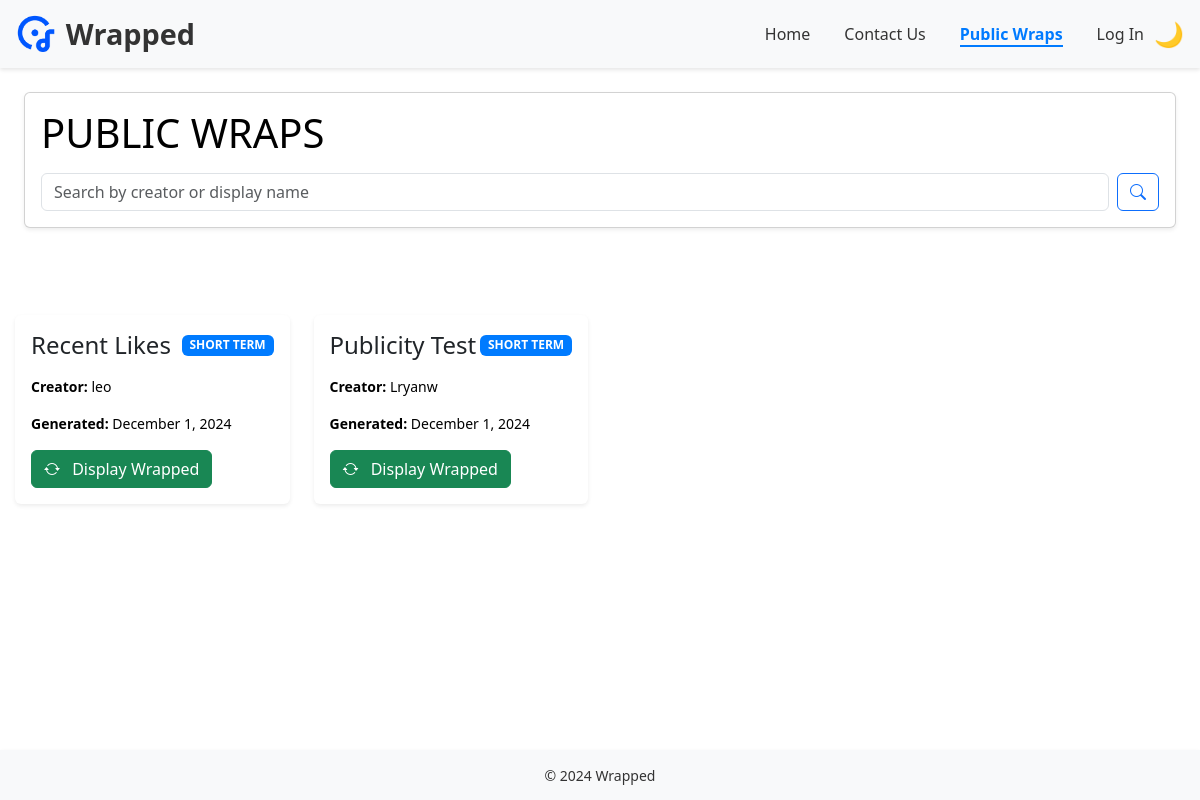
The page /public_wrap/ on the database as committed earlier.
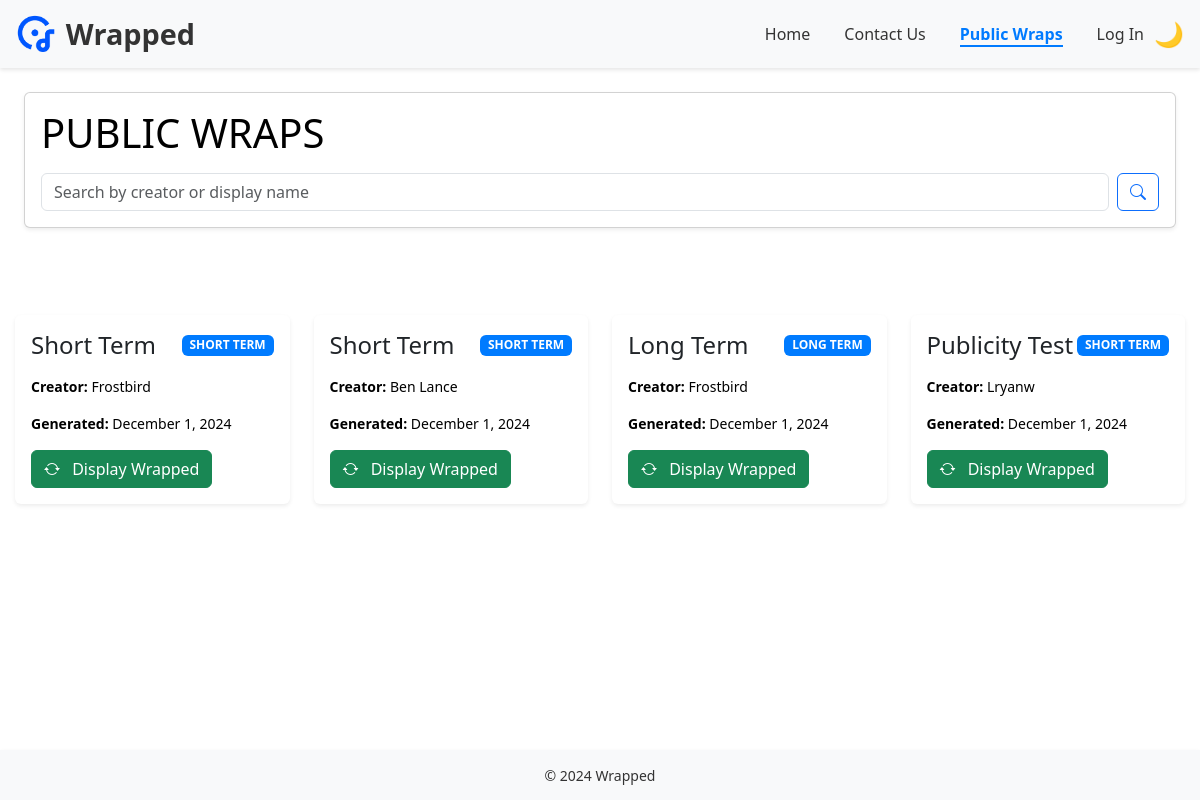
The same page on the database as committed later.
### Wrapped/models.py (models this page shows, shortened)
class UserWrappedHistory(models.Model):
    creator_name = models.CharField(max_length=255, default='Unknown')
    top_artists = models.JSONField(default=list)
    top_tracks = models.JSONField(default=list)
    top_genres = models.JSONField(default=list)
    playlists = models.JSONField(default=list)
    country = models.CharField(max_length=100, default='Unknown')
    image_url = models.URLField(max_length=500, null=True, blank=True)
    followers = models.IntegerField(default=0)
    top_track_popularity_score = models.FloatField(default=0)
    top_track_popularity_message = models.TextField(null=True, blank=True)
    recently_played = models.JSONField(default=list, null=True, blank=True)
    saved_albums = models.JSONField(default=list, null=True, blank=True)
    user_id = models.CharField(max_length=255, unique=False)  # User identifier
    public = models.BooleanField(default=False)
    SHORT_TERM = 'short_term'
    MEDIUM_TERM = 'medium_term'
    LONG_TERM = 'long_term'
    TIMEFRAME_CHOICES = [
        (SHORT_TERM, 'Short Term'),
        (MEDIUM_TERM, 'Medium Term'),
        (LONG_TERM, 'Long Term'),
    ]
    timeframe = models.CharField(
        max_length=50,
        choices=TIMEFRAME_CHOICES,
    )
    wrap_id = models.PositiveIntegerField(null=True, blank=True)  # Wrap ID (no longer unique=True)
    display_name = models.CharField(
        max_length=255,
        null=True,
        blank=True,
        help_text="A user-friendly name for the wrap."
    )  # New field to store the display name
    generated_on = models.DateTimeField(auto_now_add=True)  # Store the date and time when created
    class Meta:
        unique_together = ('user_id', 'timeframe', 'wrap_id')  # Unique combination of user_id, timeframe, and wrap_id

### Wrapped/views.py (the view)
# urls.py: path('public_wrap/', views.public_wrap, name='public_wrap'),
def public_wrap(request):
    public_wraps = UserWrappedHistory.objects.filter(public=True).order_by('-generated_on')
    search_query = request.GET.get('search', '').strip()
    if search_query:
        public_wraps = public_wraps.filter(
            Q(creator_name__icontains=search_query) |
            Q(display_name__icontains=search_query)
        )
    return render(request, 'public_wrap.html', {
        'public_wraps': public_wraps,
    })

### Wrapped/templates/public_wrap.html (shortened to what this page needs)
{% extends "base.html" %}
{% block content %}
<div class="container-fluid px-4 pb-5 pt-4">
    <div class="row">
        <div class="col-12">
            <div class="card shadow-sm mb-4">
                <div class="card-body">
                    <div class="d-flex align-items-center justify-content-between">
                        <div>
                            <h2 class="card-title display-6 mb-3 d-inline-block">
                                Public Wraps
                            </h2>
                        </div>
                    </div>
                    <div>
                            <form method="get" class="d-flex">
                                <input
                                    type="search"
                                    name="search"
                                    class="form-control me-2"
                                    placeholder="Search by creator or display name"
                                    value="{{ request.GET.search }}"
                                >
                                <button type="submit" class="btn btn-outline-primary">
                                    <i class="bi bi-search"></i>
                                </button>
                            </form>
                    </div>
                </div>
            </div>
        </div>
    </div>
</div>
    <div class="row" style="padding: 15px;">
        <div class="col-12">
            <div class="row row-cols-1 row-cols-md-2 row-cols-lg-4 g-4">
                {% for wrap in public_wraps %}
                    <div class="col">
                        <div class="card h-100 border-0 shadow-sm hover-lift wrap-card">
                            <div class="card-body d-flex flex-column">
                                <div class="d-flex justify-content-between align-items-center mb-3">
                                    <h4 class="card-title mb-0">
                                        {{ wrap.display_name|default:wrap.timeframe|title }}
                                    </h4>
                                    <span class="badge">
                                        {{ wrap.get_timeframe_display|upper }}
                                    </span>
                                </div>
                                <p class="card-text small">
                                    <strong>Creator:</strong>
                                    {{ wrap.creator_name}}
                                </p>
                                <p class="card-text small">
                                    <strong>Generated:</strong>
                                    {{ wrap.generated_on|date:"F j, Y" }}
                                </p>
                                <div class="mt-auto d-flex justify-content-between">
                                    <a href="{% url 'others_wrapped' wrap.wrap_id %}" class="btn btn-success">
                                        <i class="bi bi-arrow-repeat me-2"></i> Display Wrapped
                                    </a>
                                </div>
                            </div>
                        </div>
                    </div>
                {% empty %}
                    <div class="col-12">
                        <div class="alert alert-info text-center" role="alert">
                            <i class="bi bi-inbox me-2"></i> No public wraps available
                        </div>
                    </div>
                {% endfor %}
            </div>
        </div>
    </div>
{% endblock %}

Rows that differ between the two databases and show on the page:
no longer on this page (row edited): UserWrappedHistory: display_name "Recent Likes", timeframe "SHORT TERM", creator_name "leo", generated_on "December 1, 2024"
added UserWrappedHistory: display_name "Short Term", timeframe "SHORT TERM", creator_name "Frostbird", generated_on "December 1, 2024"
now on this page (row edited): UserWrappedHistory: display_name "Short Term", timeframe "SHORT TERM", creator_name "Ben Lance", generated_on "December 1, 2024"
now on this page (row edited): UserWrappedHistory: display_name "Long Term", timeframe "LONG TERM", creator_name "Frostbird", generated_on "December 1, 2024"
